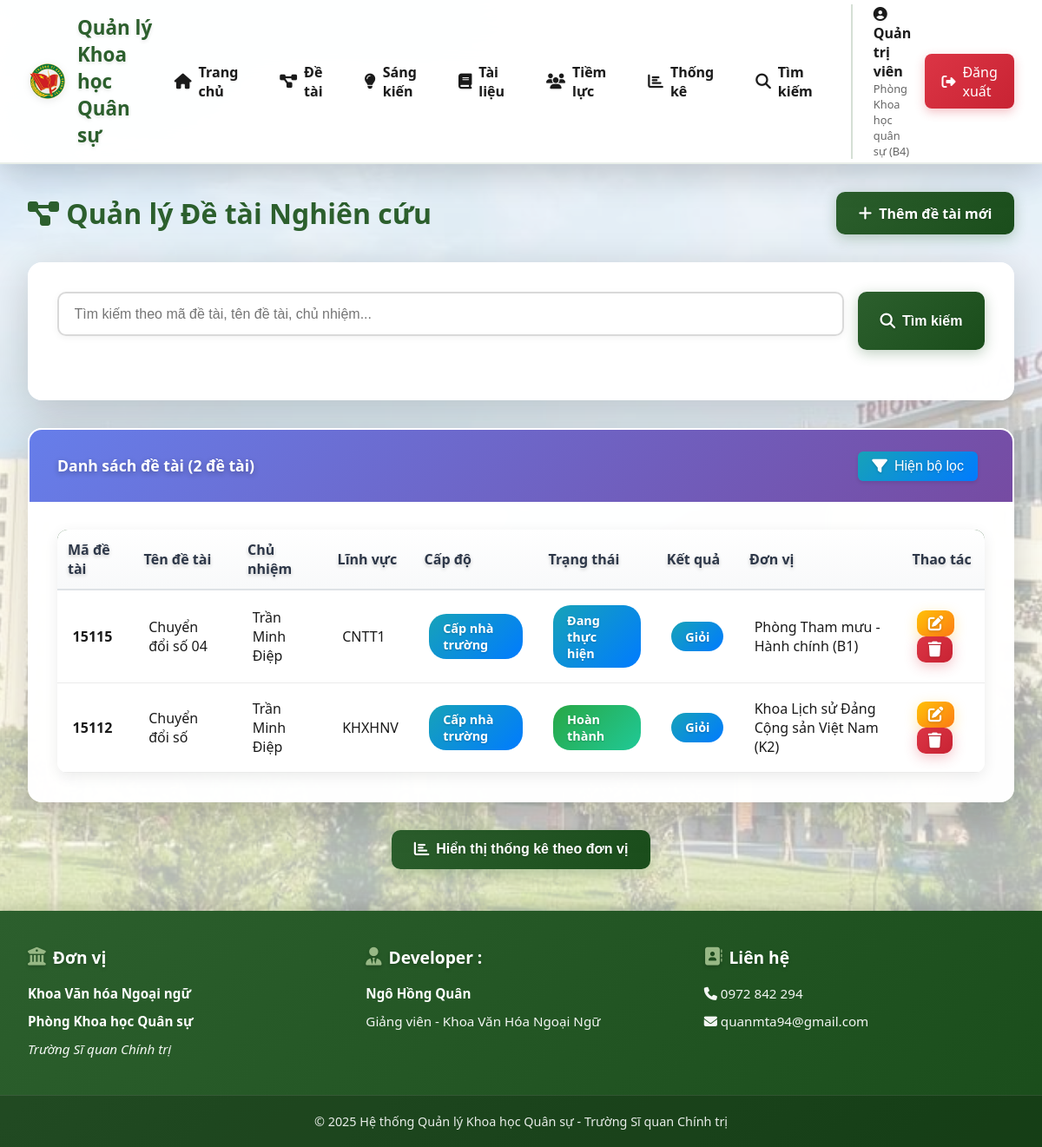
The app's page /detai (signed in) with its own data.
### models/__init__.py (models this page shows, shortened)
class User(UserMixin, db.Model):
    __tablename__ = 'users'
    id = db.Column(db.Integer, primary_key=True)
    username = db.Column(db.String(80), unique=True, nullable=False)
    email = db.Column(db.String(120), unique=True, nullable=False)
    password_hash = db.Column(db.String(255), nullable=False)
    full_name = db.Column(db.String(120), nullable=False)
    role = db.Column(db.String(20), default='user')  # admin, manager, user
    don_vi = db.Column(db.String(120))  # Đơn vị của người dùng
    created_at = db.Column(db.DateTime, default=datetime.utcnow)

class DeTai(db.Model):
    __tablename__ = 'de_tai'
    id = db.Column(db.Integer, primary_key=True)
    ma_de_tai = db.Column(db.String(50), unique=True, nullable=False)
    ten_de_tai = db.Column(db.String(255), nullable=False)
    mo_ta = db.Column(db.Text)
    linh_vuc = db.Column(db.String(100))
    chu_nhiem = db.Column(db.String(120), nullable=False)
    don_vi = db.Column(db.String(120))
    cap_do = db.Column(db.String(50))  # Cấp nhà trường, Cấp bộ, Cấp nhà nước
    ngay_bat_dau = db.Column(db.Date)
    ngay_ket_thuc = db.Column(db.Date)
    trang_thai = db.Column(db.String(50), default='Đang thực hiện')
    ket_qua = db.Column(db.Text)
    file_word = db.Column(db.String(255))
    file_word_content = db.Column(db.Text)
    bien_ban_ban = db.Column(db.String(255))  # Biên bản của Ban đề tài
    bien_ban_de_cuong = db.Column(db.String(255))  # Biên bản duyệt đề cương
    bien_ban_nghiem_thu = db.Column(db.String(255))  # Biên bản nghiệm thu
    file_sau_sua = db.Column(db.String(255))  # File đề tài sau khi sửa
    created_by = db.Column(db.Integer, db.ForeignKey('users.id'))
    created_at = db.Column(db.DateTime, default=datetime.utcnow)
    updated_at = db.Column(db.DateTime, default=datetime.utcnow, onupdate=datetime.utcnow)
    creator = db.relationship('User', backref='de_tai_created')
    ban_thanh_vien = db.relationship('BanDeTai', backref='de_tai', lazy='dynamic', cascade='all, delete-orphan')
    hoi_dong_de_cuong = db.relationship('HoiDongDeCuongDeTai', backref='de_tai', lazy='dynamic', cascade='all, delete-orphan')
    hoi_dong_nghiem_thu = db.relationship('HoiDongNghiemThuDeTai', backref='de_tai', lazy='dynamic', cascade='all, delete-orphan')

### routes/main.py (the view, shortened to what this page needs)
@main_bp.route('/detai')
@login_required
def detai_list():
    page = request.args.get('page', 1, type=int)
    per_page = 20
    search = request.args.get('search', '')
    query = DeTai.query
    if current_user.role != 'admin':
        query = query.filter_by(don_vi=current_user.don_vi)
    pagination = query.order_by(DeTai.created_at.desc()).paginate(
        page=page, per_page=per_page, error_out=False
    )
    stats_query = db.session.query(
        DeTai.don_vi,
        func.count(DeTai.id).label('total')
    )
    if current_user.role != 'admin':
        stats_query = stats_query.filter(DeTai.don_vi == current_user.don_vi)
    donvi_stats = stats_query.group_by(DeTai.don_vi).order_by(func.count(DeTai.id).desc()).all()
    donvi_stats = [{'don_vi': dv or 'Chưa xác định', 'total': total} for dv, total in donvi_stats]
    capdo_stats = db.session.query(
        DeTai.cap_do,
        func.count(DeTai.id).label('total')
    )
    if current_user.role != 'admin':
        capdo_stats = capdo_stats.filter(DeTai.don_vi == current_user.don_vi)
    capdo_stats = capdo_stats.group_by(DeTai.cap_do).all()
    capdo_stats = [{'cap_do': cd or 'Chưa xác định', 'total': total} for cd, total in capdo_stats]
    trangthai_stats = db.session.query(
        DeTai.trang_thai,
        func.count(DeTai.id).label('total')
    )
    if current_user.role != 'admin':
        trangthai_stats = trangthai_stats.filter(DeTai.don_vi == current_user.don_vi)
    trangthai_stats = trangthai_stats.group_by(DeTai.trang_thai).all()
    trangthai_stats = [{'trang_thai': tt or 'Chưa xác định', 'total': total} for tt, total in trangthai_stats]
    total_detai = sum(s['total'] for s in donvi_stats)
    return render_template('detai/list.html',
                         pagination=pagination,
                         search=search,
                         donvi_stats=donvi_stats,
                         capdo_stats=capdo_stats,
                         trangthai_stats=trangthai_stats,
                         total_detai=total_detai)

### templates/detai/list.html (shortened to what this page needs)
{% extends "base.html" %}
{% block content %}
<div style="display: flex; justify-content: space-between; align-items: center; margin-bottom: 2rem;">
    <h1 style="color: var(--primary-color);">
        <i class="fas fa-project-diagram"></i> Quản lý Đề tài Nghiên cứu
    </h1>
    <a href="{{ url_for('main.detai_add') }}" class="btn btn-primary">
        <i class="fas fa-plus"></i> Thêm đề tài mới
    </a>
</div>
<div class="card">
    <div class="card-body">
        <form method="GET" class="search-box">
            <input type="text" name="search" class="form-control" placeholder="Tìm kiếm theo mã đề tài, tên đề tài, chủ nhiệm..." value="{{ search }}">
            <button type="submit" class="btn btn-primary">
                <i class="fas fa-search"></i> Tìm kiếm
            </button>
        </form>
    </div>
</div>
<div class="card">
    <div class="card-header" style="display: flex; justify-content: space-between; align-items: center;">
        <span id="resultCountText">Danh sách đề tài ({{ pagination.total }} đề tài)</span>
        <div>
            <button onclick="toggleFilters()" class="btn btn-info btn-sm" id="toggleFiltersBtn" style="padding: 0.5rem 1rem; margin-right: 0.5rem; border-radius: 6px; font-weight: 500; transition: all 0.3s;">
                <i class="fas fa-filter"></i> Hiện bộ lọc
            </button>
        </div>
    </div>
    <div class="card-body">
        {% if pagination.items %}
        <table class="table" id="detaiTable">
            <thead>
                <tr class="header-row">
                    <th style="color: #2d3748;">Mã đề tài</th>
                    <th style="color: #2d3748;">Tên đề tài</th>
                    <th style="color: #2d3748;">Chủ nhiệm</th>
                    <th style="color: #2d3748;">Lĩnh vực</th>
                    <th style="color: #2d3748;">Cấp độ</th>
                    <th style="color: #2d3748;">Trạng thái</th>
                    <th style="color: #2d3748;">Kết quả</th>
                    <th style="color: #2d3748;">Đơn vị</th>
                    <th style="color: #2d3748;">Thao tác</th>
                </tr>
            <tbody>
                {% for detai in pagination.items %}
                <tr class="hoverable-row" {% if detai.mo_ta %}title="{{ detai.mo_ta }}"{% endif %} ondblclick="window.location='{{ url_for('main.detai_detail', id=detai.id) }}'">
                    <td><strong>{{ detai.ma_de_tai }}</strong></td>
                    <td>{{ detai.ten_de_tai }}</td>
                    <td>{{ detai.chu_nhiem }}</td>
                    <td>{{ detai.linh_vuc or 'N/A' }}</td>
                    <td>
                        {% if detai.cap_do %}
                        <span class="badge badge-info">{{ detai.cap_do }}</span>
                        {% else %}
                        <span style="color: #999;">N/A</span>
                        {% endif %}
                    </td>
                    <td>
                        {% if detai.trang_thai == 'Hoàn thành' %}
                        <span class="badge badge-success">{{ detai.trang_thai }}</span>
                        {% elif detai.trang_thai == 'Đang thực hiện' %}
                        <span class="badge badge-info">{{ detai.trang_thai }}</span>
                        {% else %}
                        <span class="badge badge-warning">{{ detai.trang_thai }}</span>
                        {% endif %}
                    </td>
                    <td>
                        {% if detai.ket_qua %}
                        <span class="badge badge-{% if detai.ket_qua == 'Xuất sắc' %}success{% elif detai.ket_qua == 'Giỏi' %}info{% elif detai.ket_qua == 'Khá' %}warning{% else %}secondary{% endif %}">
                            {{ detai.ket_qua }}
                        </span>
                        {% else %}
                        <span style="color: #999;">Chưa có</span>
                        {% endif %}
                    </td>
                    <td>{{ detai.don_vi or 'N/A' }}</td>
                    <td>
                        {% if current_user.role == 'admin' or detai.don_vi == current_user.don_vi %}
                        <a href="{{ url_for('main.detai_edit', id=detai.id) }}" class="btn btn-warning" style="padding: 0.4rem 0.8rem;">
                            <i class="fas fa-edit"></i>
                        </a>
                        <a href="{{ url_for('main.detai_delete', id=detai.id) }}" class="btn btn-danger" style="padding: 0.4rem 0.8rem;" onclick="return confirm('Bạn có chắc chắn muốn xóa đề tài này?')">
                            <i class="fas fa-trash"></i>
                        </a>
                        {% else %}
                        <span class="badge badge-info" style="padding: 0.5rem 1rem;">
                            <i class="fas fa-eye"></i> Chỉ xem
                        </span>
                        {% endif %}
                    </td>
                </tr>
                {% endfor %}
            </tbody>
        </table>
        {% else %}
        <p style="text-align: center; color: #999; padding: 2rem;">Không tìm thấy đề tài nào.</p>
        {% endif %}
    </div>
</div>
<div style="text-align: center; margin: 2rem 0 1rem 0;">
    <button class="btn btn-primary" onclick="toggleStats()" id="toggleStatsBtn">
        <i class="fas fa-chart-bar"></i> Hiển thị thống kê theo đơn vị
    </button>
</div>
{% endblock %}

### templates/base.html (shortened to what this page needs)
<!DOCTYPE html>
<html lang="vi">
<head>
    <link rel="stylesheet" href="{{ url_for('static', filename='css/style.css') }}">
    <link rel="stylesheet" href="https://cdnjs.cloudflare.com/ajax/libs/font-awesome/6.4.0/css/all.min.css">
</head>
<body>
    {% if current_user.is_authenticated %}
    <nav class="navbar">
        <div class="navbar-container">
            <a href="{{ url_for('main.dashboard') }}" class="navbar-brand">
                <img src="{{ url_for('static', filename='images/logo.png') }}" alt="Logo">
                <span class="desktop-only">Quản lý Khoa học Quân sự</span>
            </a>
            <div class="navbar-menu" id="navbarMenu">
                <a href="{{ url_for('main.dashboard') }}" class="nav-link">
                    <i class="fas fa-home"></i> Trang chủ
                </a>
                <a href="{{ url_for('main.detai_list') }}" class="nav-link">
                    <i class="fas fa-project-diagram"></i> Đề tài
                </a>
                <a href="{{ url_for('main.sangkien_list') }}" class="nav-link">
                    <i class="fas fa-lightbulb"></i> Sáng kiến
                </a>
                <a href="{{ url_for('main.giaotrinh_list') }}" class="nav-link">
                    <i class="fas fa-book"></i> Tài liệu
                </a>
                <a href="{{ url_for('main.tiemluc_list') }}" class="nav-link">
                    <i class="fas fa-users"></i> Tiềm lực
                </a>
                <a href="{{ url_for('main.thongke') }}" class="nav-link">
                    <i class="fas fa-chart-bar"></i> Thống kê
                </a>
                <a href="{{ url_for('main.timkiem') }}" class="nav-link">
                    <i class="fas fa-search"></i> Tìm kiếm
                </a>
                <div class="user-section">
                    <div class="user-info">
                        <span class="user-name">
                            <i class="fas fa-user-circle"></i> {{ current_user.full_name }}
                        </span>
                        {% if current_user.don_vi %}
                        <span class="user-unit">{{ current_user.don_vi }}</span>
                        {% endif %}
                    </div>
                    <a href="{{ url_for('auth.logout') }}" class="btn-logout">
                        <i class="fas fa-sign-out-alt"></i> Đăng xuất
                    </a>
                </div>
            </div>
        </div>
    </nav>
    {% endif %}
    <div class="container">
        {% block content %}{% endblock %}
    </div>
    <footer class="footer">
        <div class="footer-container">
            <div class="footer-section">
                <h4><i class="fas fa-university"></i> Đơn vị</h4>
                <p><strong>Khoa Văn hóa Ngoại ngữ</strong></p>
                <p><strong>Phòng Khoa học Quân sự</strong></p>
                <p><em><a href="http://daihocchinhtri.edu.vn/">Trường Sĩ quan Chính trị</a></em></p>
            </div>
            <div class="footer-section">
                <h4><i class="fas fa-user-tie"></i> Developer :</h4>
                <p><strong>Ngô Hồng Quân</strong></p>
                <p>Giảng viên - Khoa Văn Hóa Ngoại Ngữ</p>
            </div>
            <div class="footer-section">
                <h4><i class="fas fa-address-book"></i> Liên hệ</h4>
                <p><i class="fas fa-phone"></i> <a href="tel:0972842294">0972 842 294</a></p>
                <p><i class="fas fa-envelope"></i> <a href="mailto:quanmta94@gmail.com">quanmta94@gmail.com</a></p>
            </div>
        </div>
        <div class="footer-bottom">
            <p>&copy; 2025 Hệ thống Quản lý Khoa học Quân sự - Trường Sĩ quan Chính trị</p>
        </div>
    </footer>
</body>
</html>

### templates/detai/list.html (style rules this page uses)
.table { position: relative; }
.hoverable-row { cursor: help; }
#detaiTable thead th { vertical-align: middle; padding: 0.75rem; }
.header-row th { border-bottom: 2px solid #dee2e6; font-weight: 600; background: linear-gradient(180deg, #ffffff 0%, #f8f9fa 100%); }
.card-header { font-weight: 600; background: linear-gradient(135deg, #667eea 0%, #764ba2 100%) !important; color: white !important; border-radius: 8px 8px 0 0 !important; }
#toggleFiltersBtn, #resetFiltersBtn { transition: all 0.3s ease; box-shadow: 0 2px 4px rgba(0,0,0,0.1); }
#resultCountText { font-size: 1.1rem; font-weight: 600; }

### records on screen
User: full_name "Quản trị viên", don_vi "Phòng Khoa học quân sự (B4)"
DeTai: ma_de_tai "15115", ten_de_tai "Chuyển đổi số 04", chu_nhiem "Trần Minh Điệp", linh_vuc "CNTT1", cap_do "Cấp nhà trường", trang_thai "Đang thực hiện", ket_qua "Giỏi", don_vi "Phòng Tham mưu - Hành chính (B1)"
DeTai: ma_de_tai "15112", ten_de_tai "Chuyển đổi số", chu_nhiem "Trần Minh Điệp", linh_vuc "KHXHNV", cap_do "Cấp nhà trường", trang_thai "Hoàn thành", ket_qua "Giỏi", don_vi "Khoa Lịch sử Đảng Cộng sản Việt Nam (K2)"

### other values on screen
{{ pagination.total }} "2"
